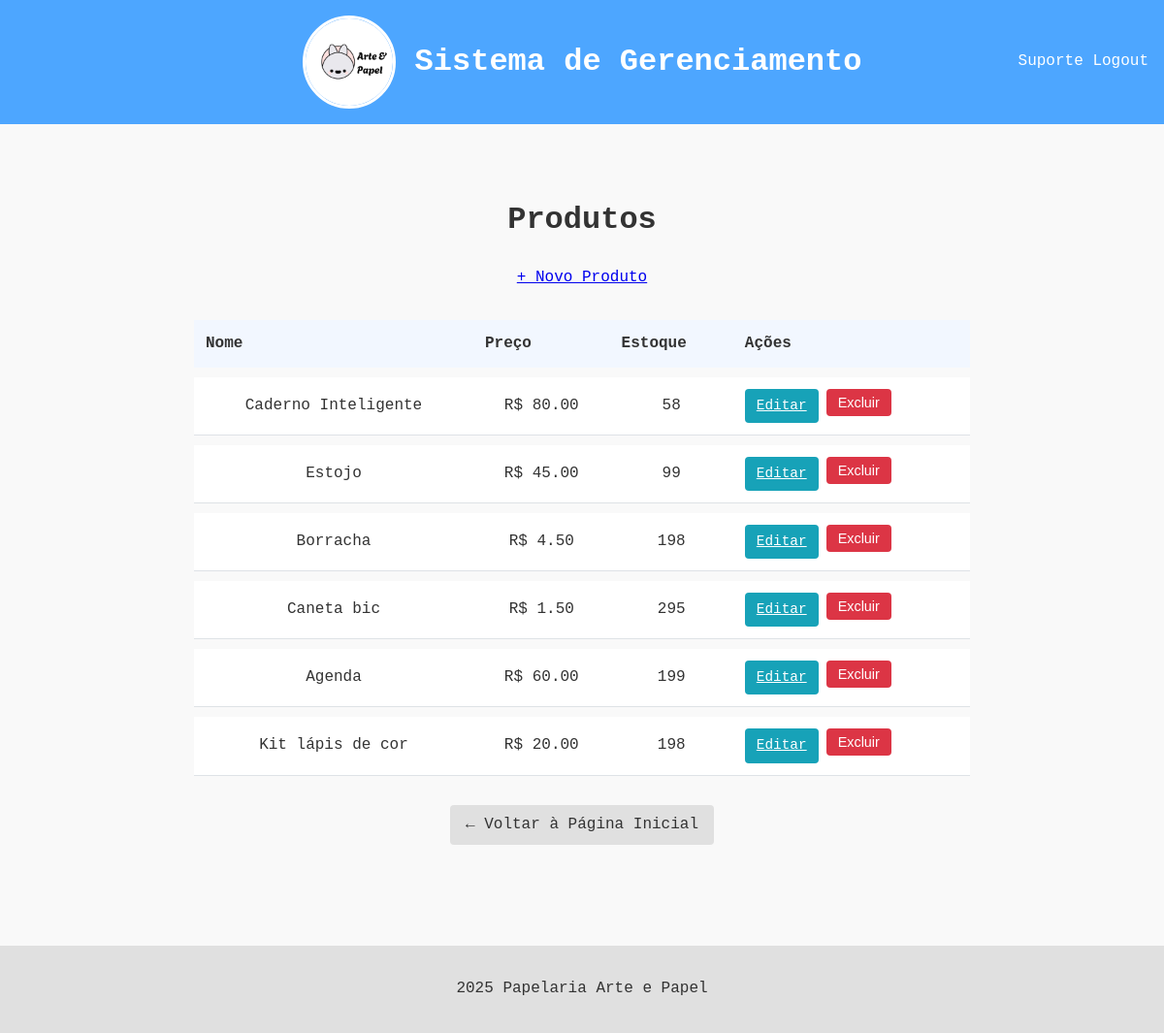
Before: /produtos (signed in) with the older database file.
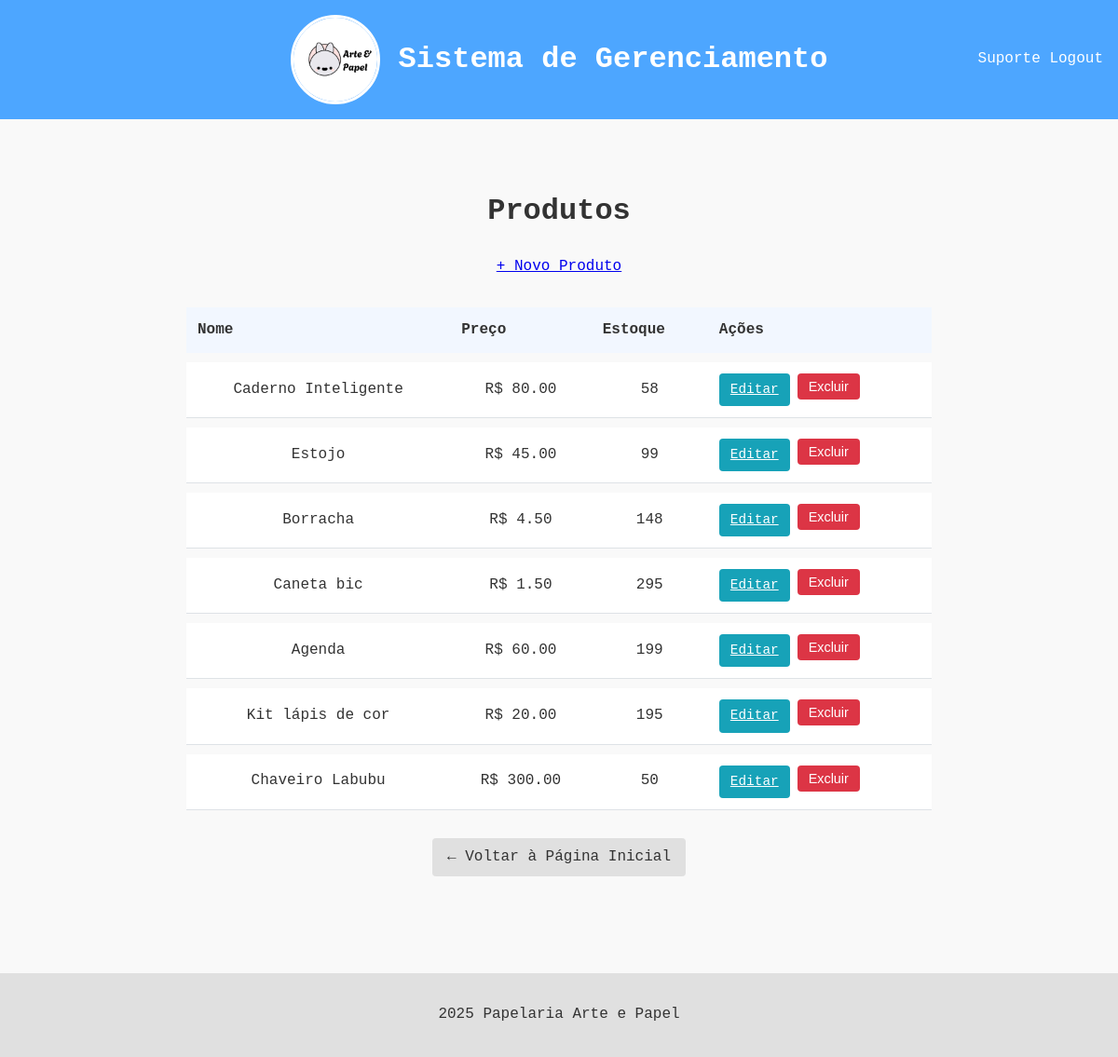
After: the same page with the newer database file.
### app.py (models this page shows)
class Produto(db.Model):
    id = db.Column(db.Integer, primary_key=True)
    nome = db.Column(db.String(100), nullable=False)
    descricao = db.Column(db.String(200))
    preco = db.Column(db.Float, nullable=False)
    quantidade = db.Column(db.Integer, default=0)
    data_cadastro = db.Column(db.DateTime, default=datetime.utcnow)

### app.py (the view)
@app.route('/produtos')
@login_required
def listar_produtos():
    produtos = Produto.query.all()
    return render_template("produtos/listar.html", produtos=produtos)

### app.py (called while the page is built)
@login_manager.user_loader
def load_user(user_id):
    return Usuario.query.get(int(user_id))

### templates/produtos/listar.html
{% extends "base.html" %}
{% block content %}
<div class="container">
    <h1>Produtos</h1>
    <a href="{{ url_for('cadastrar_produto') }}" class="btn btn-novo">+ Novo Produto</a>
    <table class="tabela-produtos">
        <thead>
            <tr>
                <th>Nome</th>
                <th>Preço</th>
                <th>Estoque</th>
                <th>Ações</th>
            </tr>
        </thead>
        <tbody>
            {% for produto in produtos %}
            <tr>
                <td>{{ produto.nome }}</td>
                <td>R$ {{ "%.2f"|format(produto.preco) }}</td>
                <td>{{ produto.quantidade }}</td>
                <td class="acoes">
                    <a href="{{ url_for('editar_produto', id=produto.id) }}" class="btn-editar">Editar</a>
                    <form action="{{ url_for('deletar_produto', id=produto.id) }}" method="POST" class="form-deletar">
                        <button type="submit" class="btn-excluir">Excluir</button>
                    </form>
                </td>
            </tr>
            {% endfor %}
        </tbody>
    </table>
    <div class="text-center mt-4">
        <a href="{{ url_for('home') }}" class="btn-voltar">
            ← Voltar à Página Inicial
        </a>
    </div>
</div>
{% endblock %}

Changed rows visible on the page:
changed Produto "Borracha": quantidade "198" → "148"
changed Produto "Kit lápis de cor": quantidade "198" → "195"
added Produto: nome "Chaveiro Labubu", preco "300.00", quantidade "50"
